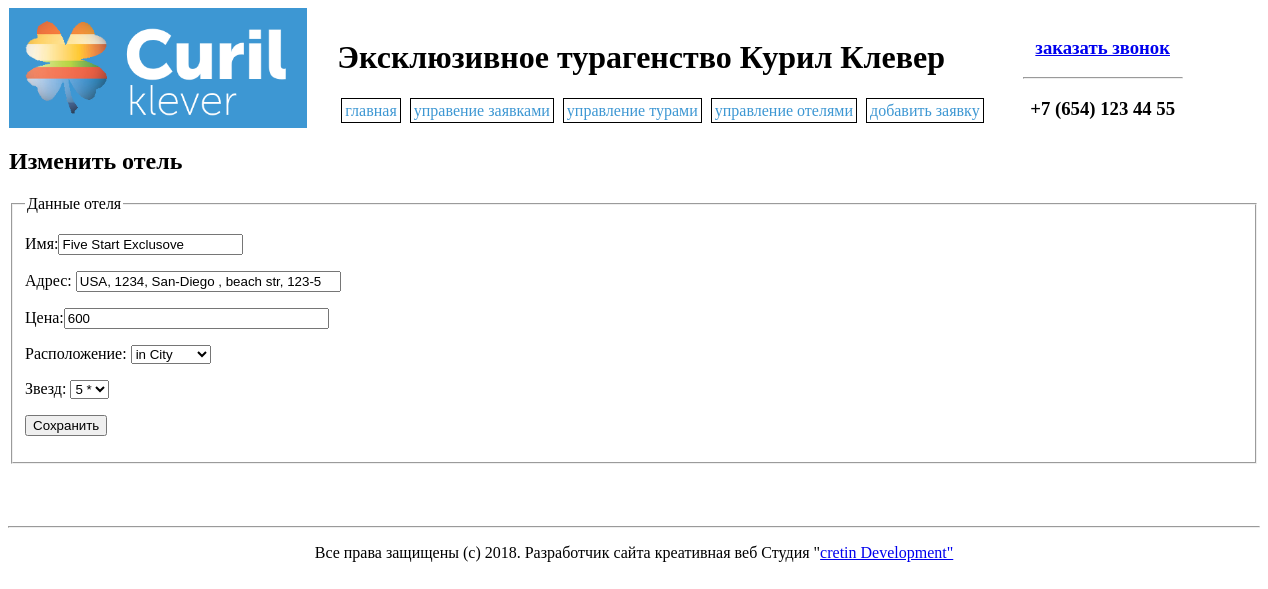
Page /edithotels.php?id=2 on the committed database.
### tables this page shows
CREATE TABLE IF NOT EXISTS `Hotels` (
  `id` int(11) NOT NULL AUTO_INCREMENT,
  `name` varchar(60) NOT NULL,
  `addres` varchar(120) NOT NULL,
  `price` int(11) NOT NULL,
  `stars_rate` int(11) NOT NULL,
  `location` int(11) NOT NULL,
  PRIMARY KEY (`id`),
  UNIQUE KEY `id_2` (`id`),
  KEY `location` (`location`),
  KEY `id` (`id`)
);

CREATE TABLE IF NOT EXISTS `locations` (
  `id` int(11) NOT NULL,
  `location_name` varchar(40) NOT NULL,
  PRIMARY KEY (`id`),
  UNIQUE KEY `name` (`location_name`),
  KEY `id` (`id`)
);

### edithotels.php (the view, shortened to what this page needs)
<html>
	<head>
		<? require "head.php"; ?>
	</head>
	<body>
		<header>
			<?php
				require "header.php";
			?>
		</header>
        <div class="page">
        <?
        if(isset($_GET["id"]))
        {
            $hot_id = $_GET["id"];
            $link = mysqli_connect($host, $user, $password, $database)
            or die("Ошибка " . mysqli_error($link));
            $query = "SELECT * FROM hotels WHERE hotels.id=".$hot_id;
            $result = mysqli_query($link, $query) or die("Ошибка " . mysqli_error($link));
            $result=mysqli_fetch_assoc($result);
            if(count($result))
            {
                $name = $result["name"];
                $addres  = $result["addres"];
                $price = $result["price"];
                $stars_rate = $result["stars_rate"];
                $location = $result["location"];
            }
        }
        ?>
        <H2>Изменить отель</H2>
        <fieldset>
            <legend>Данные отеля</legend>
            <form action="edithotels.php?id=<?echo $hot_id;?>" method="post" name="edithotelform">
                <p><label>Имя:<input name="name" type="text" value="<? echo $name;?>"></label></p>
                <p><label>Адрес: <input name="addres" value="<? echo $addres;?>" size="30" type="text"></label></p>
                <p><label>Цена:<input name="price" value="<? echo $price;?>" size="30" type="text"></label></p>
                <p><label> Расположение:  <select name="location">
                    <?
					$link = mysqli_connect($host, $user, $password, $database)
					or die("Ошибка " . mysqli_error($link));
					$query ="SELECT * FROM locations";
                    $result = mysqli_query($link, $query) or die("Ошибка " . mysqli_error($link));
                    while($location_all = mysqli_fetch_array($result))
                    {
                        ?>
                        <option value="<?echo $location_all['id'];?>" <?if($location_all['id'] == $location) echo ' selected';?>><?echo $location_all['location_name'];?></option>
                        <?
                    }
                    ?>
                </select></label></p>
                <p><label> Звезд:  <select name="stars_rate">
                    <?
                    for($i = 0; $i <= 5; $i++ )
                    {
                        ?>
                        <option value="<?echo $i;?>" <?if($i==$stars_rate) echo 'selected'?>><?echo $i.' *';?></option>
                        <?
                    }
                    ?>
                </select></label></p>
                <p><input name="save" type="submit" value="Сохранить"></p>
            </form>
        </fieldset>
        </div>
        <footer>
			<?php
				require "footer.php";
			?>
		</footer>
	</body>
</html>

### style.css (style rules this page uses)
.page { width:1250px; margin:0 auto; }

### rows in the picture
hotels: name "Five Start Exclusove", addres "USA, 1234, San-Diego , beach str, 123-5", price "600", location "in City", stars_rate "5 *"
